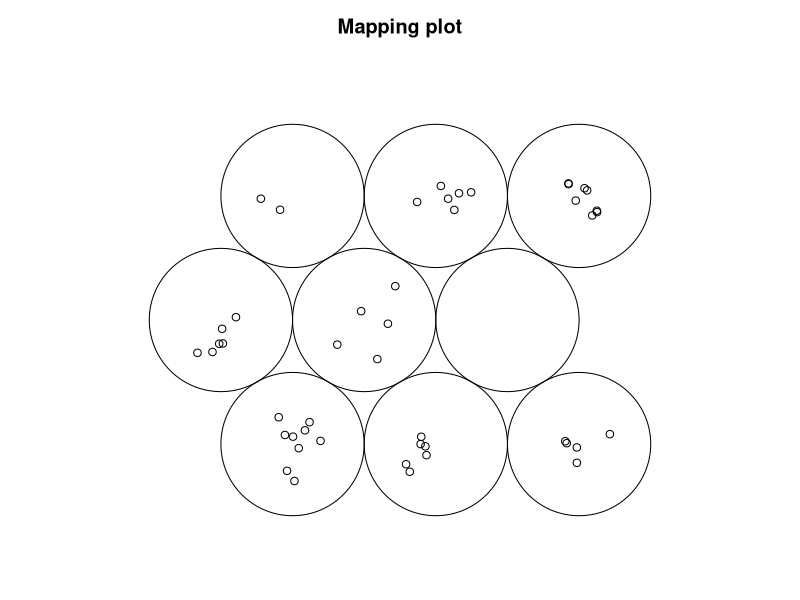
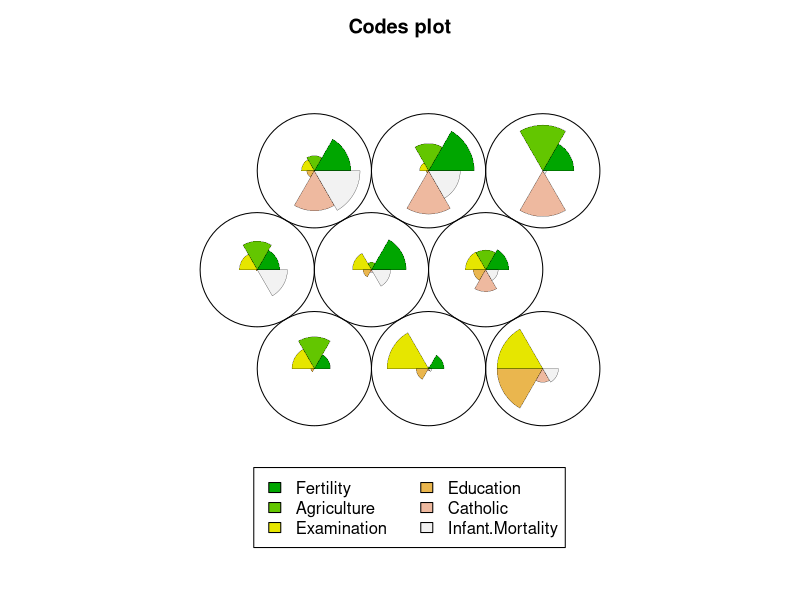
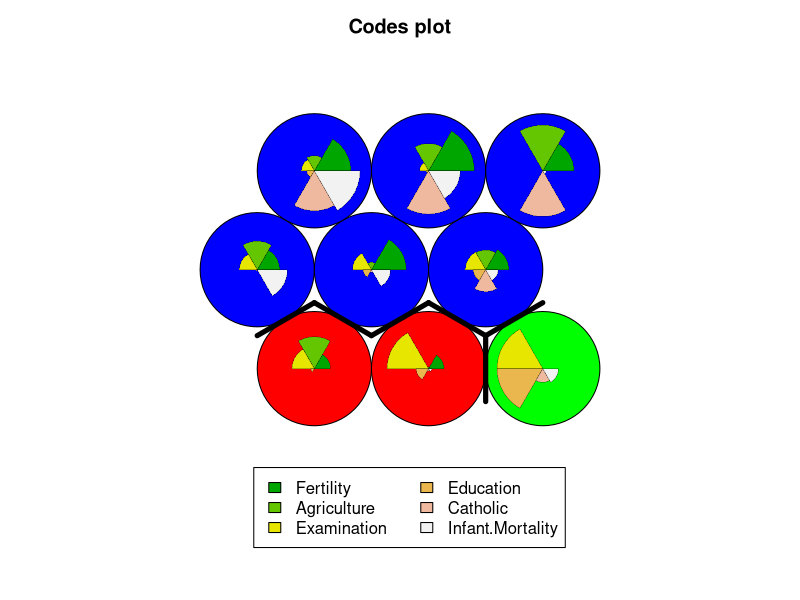

Reproduce these figures in R, in order.
## ---- chunk 1
knitr::opts_chunk$set(echo = TRUE)
## ---- chunk 2
library(kohonen)
## ---- chunk 3
data(swiss)
head(swiss)
## ---- chunk 4
dim(swiss)
## ---- chunk 5
scale(swiss)
head(scale(swiss))
## ---- chunk 6
swiss = as.matrix(swiss)
## ---- chunk 7
som.swiss = som(scale(swiss), grid = somgrid(xdim = 3, ydim = 3, topo = "hexagonal"))
plot(som.swiss, type = "mapping")
## ---- chunk 8
som.swiss$grid$pts
## ---- chunk 9
som.swiss$unit.classif
## ---- chunk 10
plot(som.swiss)
## ---- chunk 11
som.swiss$codes[[1]]
## ---- chunk 12
dist(som.swiss$codes[[1]])
## ---- chunk 13
hclust(dist(som.swiss$codes[[1]]))
## ---- chunk 14
peta = cutree(hclust(dist(som.swiss$codes[[1]])), 3)
plot(som.swiss, type = "codes", bgcol = rainbow(3)[peta])
add.cluster.boundaries(som.swiss, peta)
## ---- chunk 15
uji = c(1.03, -0.68, 0.92, 0.144, 1.08, 1.04)
ujidf = as.matrix(uji)
dim(ujidf) = c(1, 6)
map(som.swiss, scale(ujidf, center = attr(scale(swiss), "scaled:center"), scale = attr(scale(swiss), "scaled:scale")))
